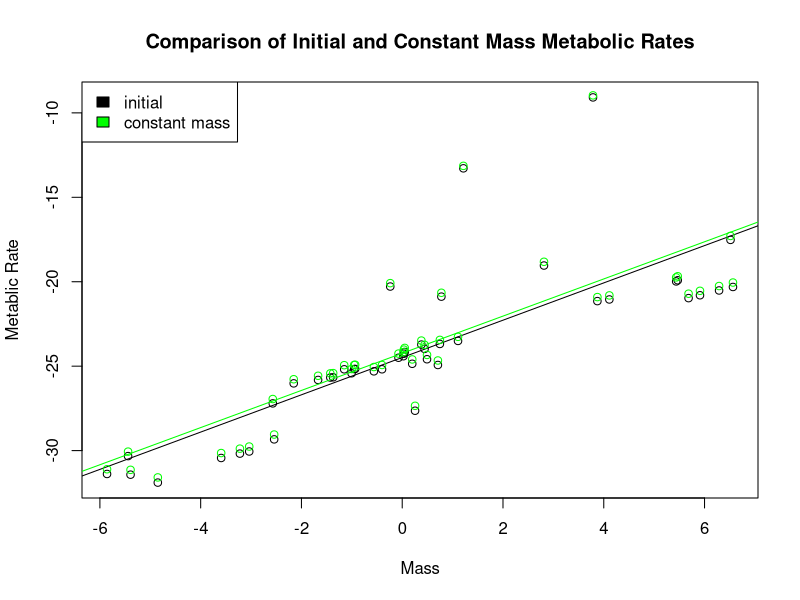
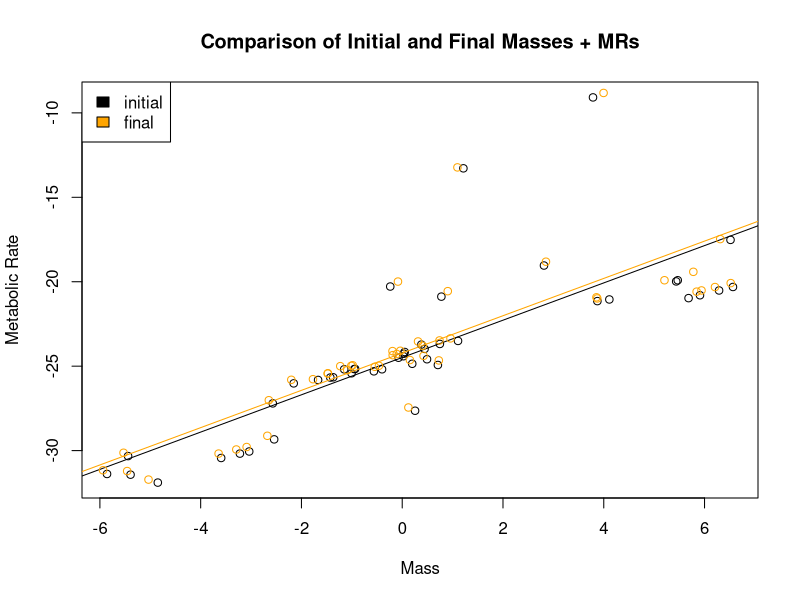
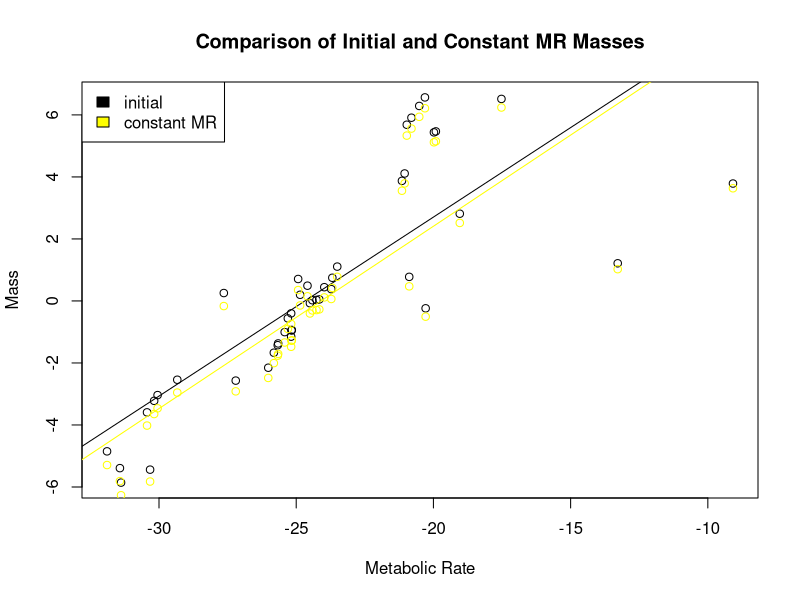
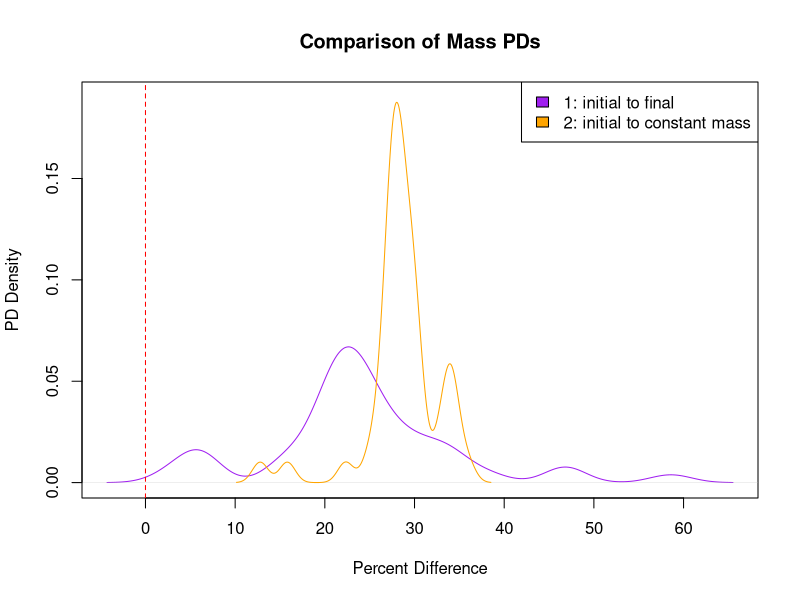
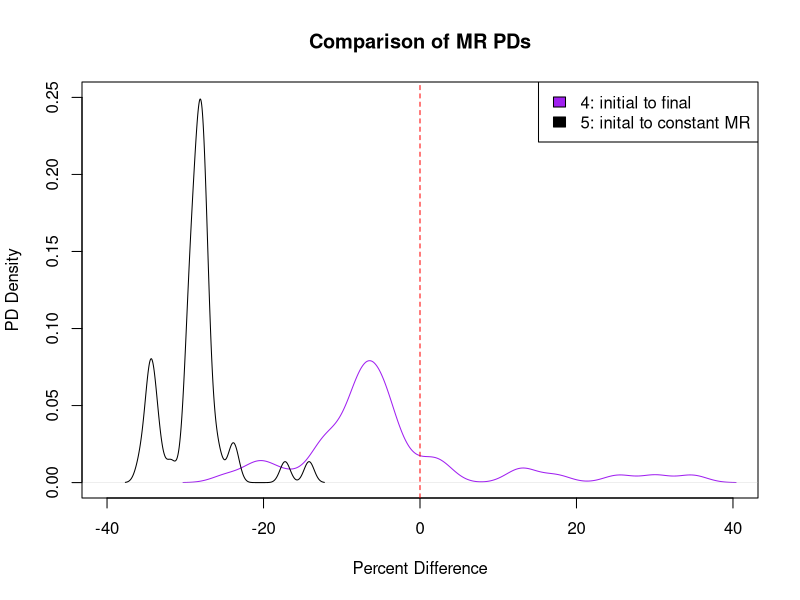
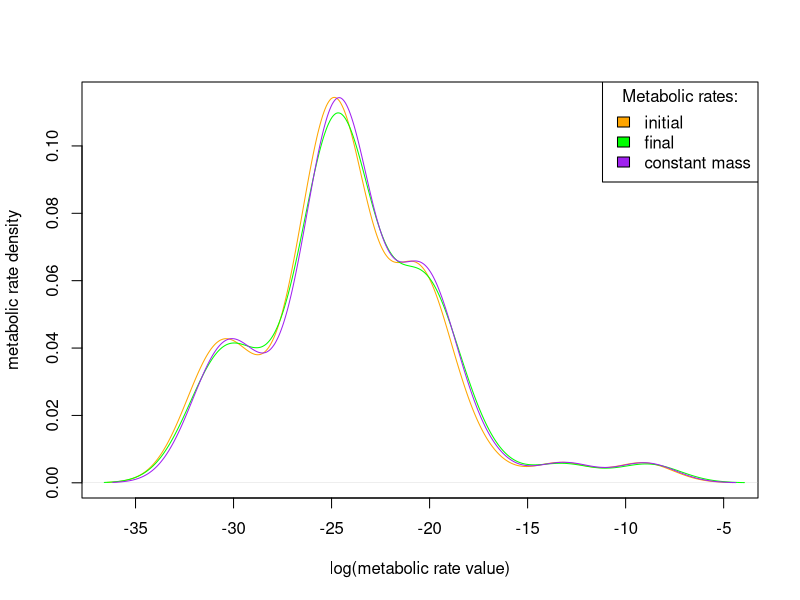
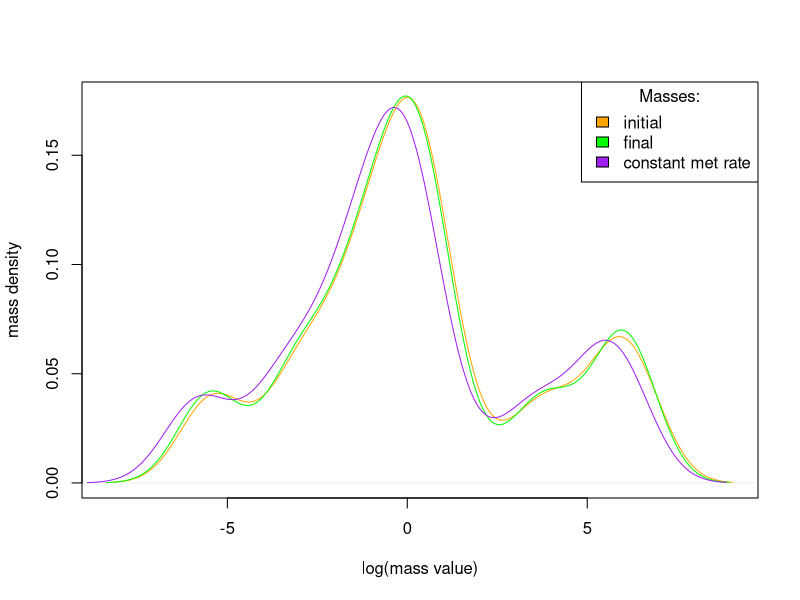
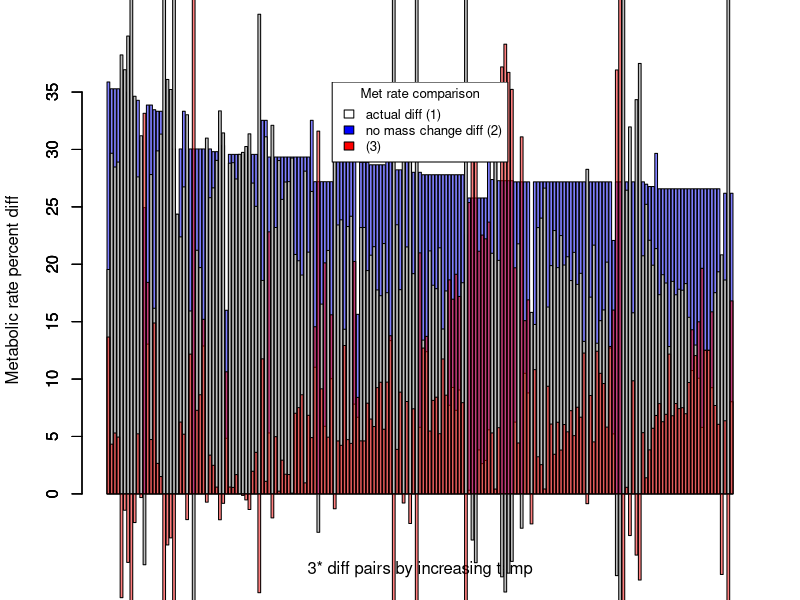

These figures' R source, in order:

#--------------CALCULATING EXPONENTS AND ACTIVATION ENERGY FOR METABOLIC EQUATIONS-------------------------------

### For the metabolic rate equation Metabolic Rate = constant * (Mass ^exponent) * e ^ Activation Energy/kt
### This section uses metabolic rate, temperature, and size data to calculated fitted exponent and activation
### energy for the taxonomic classes for which we could find data. 

# Classes: Branchiopoda, Malacostraca, Maxillopoda
# Data source: Makrieva
MR_data = read.csv("Class_metabolicrates_Makrievadata.csv", stringsAsFactors = FALSE)
Class_list=unique(MR_data$Class)
InvK=1/(273.15+MR_data$TC) #getting all the units correct
Mkg=MR_data$Mg/1000
W=MR_data$qWkg*Mkg
MR_data = cbind(MR_data, InvK, W)

#obtaining class-specific exponents for metabolic rate scaling for Branchiopoda Malacostraca and Maxillopoda
class_slopes=c()
for (current_class in Class_list){
  Class_data=subset(MR_data, MR_data$Class == current_class)
  basic=lm(log(Class_data$W) ~ log(Class_data$Mg) + Class_data$InvK)
  Mslope=basic$coefficients[2]
  Tslope=basic$coefficients[3]
  Ea=Tslope*0.00008617
  class_slopes=rbind(class_slopes, c(current_class, Mslope, Tslope, Ea))
}

# Classes: Amphibia
# Data source: White
MR_Amphi = read.csv("Whiteetal_Amphibiandata.csv", stringsAsFactors = FALSE)
A_InvK=1/(273.15+MR_Amphi$TC)
A_Mkg=MR_Amphi$Mg/1000
MR_Amphi = cbind(MR_Amphi, A_InvK, A_Mkg)
A_basic=lm(log(MR_Amphi$Watts) ~ log(MR_Amphi$A_Mkg) + MR_Amphi$A_InvK)
Mslope=A_basic$coefficients[2]
Tslope=A_basic$coefficients[3]
Ea=Tslope*0.00008617
class_slopes=rbind(class_slopes, c("Amphibia", Mslope, Tslope, Ea))
class_slopes=as.data.frame(class_slopes, stringsAsFactors = FALSE)

# Classes: Actinoperygii
# Data source: Gillooly
#obtaining super-class-specific exponents for metabolic rate scaling in fish
MR_fish = read.csv("gillooly_fish.csv", stringsAsFactors = FALSE)
f_Mkg=MR_fish$Mg/1000
MR_fish = cbind(MR_fish, f_Mkg)
F_basic=lm(log(MR_fish$W) ~ log(MR_fish$f_Mkg) + MR_fish$invK)
Mslope=F_basic$coefficients[2]
Tslope=F_basic$coefficients[3]
Ea=Tslope*0.00008617
class_slopes=rbind(class_slopes, c("Actinoperygii", Mslope, Tslope, Ea))
class_slopes=as.data.frame(class_slopes, stringsAsFactors = FALSE)

#removing unneccesary column and renaming columns
class_values=class_slopes[c(-3)]
names(class_values)[names(class_values) == "V1"] = "Class"
names(class_values)[names(class_values) == "log(Class_data$Mg)"] = "exponent"
names(class_values)[names(class_values) == "Class_data$InvK"] = "Ea"

# Classes: Insecta, Gastropoda, Eurotatoria, Entognatha
# Data source (Insecta only): Chown
# Remaining classes' values from theory
I_class="Insecta"
other_class=c("Gastropoda","Eurotatoria", "Entognatha")
I_slope=0.75
I_Ea=-0.62
Other_Ea=-0.63
other_values=cbind(I_class,I_slope,I_Ea)
for (current_class in other_class){
  current_values=cbind(current_class,I_slope,Other_Ea)
  other_values=rbind(other_values, current_values)
}

other_values = as.data.frame(other_values)
names(other_values)[names(other_values) == "I_class"] = "Class"
names(other_values)[names(other_values) == "I_slope"] = "exponent"
names(other_values)[names(other_values) == "I_Ea"] = "Ea"
class_values = rbind(class_values, other_values)
class_values = transform(class_values, exponent = as.numeric(exponent), Ea = as.numeric(Ea))

#---------------------CREATE THREE DEGREE DATASET----------------------------
### Within a scientific paper, the body size-temperature study may have replicated
### experiments or have slightly different experiments that were conducted. Each experiment
### is called a replicate and was given a unique identifier in "MTEEcto_data.csv". 

# Read in compiled experimental dataset, has one temperature and replicate per row
original_data = read.csv("MTEEcto_data.csv", stringsAsFactors = FALSE, fileEncoding = "latin1")

# Turn unique row names into column in original dataset
original_data = data.frame(as.numeric(rownames(original_data)), original_data)
colnames(original_data)[1] = "row_names"

# Create list of experiment names and respective species
replicate_list_original=unique(original_data$studyID)

# Create dataset containing all temperature pairs within each replicate
all_pairs = c()
for(current_replicate in replicate_list_original){
  single_replicate = subset(original_data, original_data$studyID == current_replicate)
  single_replicate_rownames_combos = combn(single_replicate$row_names, 2)
  single_replicate_rownames_combos = t(single_replicate_rownames_combos)
  single_replicate_temps_combos = combn(single_replicate$temp, 2)
  single_replicate_temps_combos = t(single_replicate_temps_combos)
  single_replicate_masses_combos = combn(single_replicate$mass, 2)
  single_replicate_masses_combos = t(single_replicate_masses_combos)
  single_replicate_combos = cbind(single_replicate_rownames_combos, single_replicate_temps_combos, single_replicate_masses_combos)
  single_replicate_combos = data.frame(single_replicate_combos)
  single_replicate_combos = cbind(current_replicate, single_replicate_combos)
  all_pairs = rbind(all_pairs, single_replicate_combos)
}
names(all_pairs) = c("studyID", "initial_temp_row", "final_temp_row", "initial_temp", "final_temp", "initial_mass", "final_mass")

# Subset dataset to contain only temperature pairs that differ by 3*
all_pairs$temp_diff = all_pairs$final_temp - all_pairs$initial_temp
three_degree_pairs = subset(all_pairs, all_pairs$temp_diff == 3)

# Add species to three degree difference pairs
lookup = original_data[match(three_degree_pairs$studyID, original_data$studyID),]
three_degree_pairs$species = lookup$Species
three_degree_pairs$Class = lookup$Class

# List of species and number of pairs per species
species_duplicates = sort(table(three_degree_pairs$species), decreasing=TRUE)

# Add class-specific values to pairs dataset
store_class_values = class_values[match(three_degree_pairs$Class, class_values$Class),]
three_degree_pairs = cbind(three_degree_pairs, store_class_values$exponent, store_class_values$Ea)
colnames(three_degree_pairs)[11] = "exponent"
colnames(three_degree_pairs)[12] = "Ea"

# List of classes and number of pairs per class
class_distribution = table(three_degree_pairs$Class)

#------------------CALCULATE METABOLIC RATES/MASSES--------------------------

# Use MTE equation to calculate metabolic rates (initial, final, and w/ constant/initial mass)
three_degree_pairs$initial_metrate = (three_degree_pairs$initial_mass ^ three_degree_pairs$exponent) * (exp(((three_degree_pairs$Ea) / (.00008617 * (three_degree_pairs$initial_temp + 273.15)))))
three_degree_pairs$final_metrate = (three_degree_pairs$final_mass ^ three_degree_pairs$exponent) * (exp(((three_degree_pairs$Ea) / (.00008617 * (three_degree_pairs$final_temp + 273.15)))))
three_degree_pairs$constantmass_metrate = (three_degree_pairs$initial_mass ^ three_degree_pairs$exponent) * (exp(((three_degree_pairs$Ea) / (.00008617 * (three_degree_pairs$final_temp + 273.15)))))

# Use rearranged MTE equation to calculate mass w/ constant/initial metabolic rate
three_degree_pairs$constantmetrate_mass = (three_degree_pairs$initial_metrate / (exp(three_degree_pairs$Ea / (.00008617 * (three_degree_pairs$final_temp + 273.15))))) ^ (1 / three_degree_pairs$exponent)

#--------------------EXPLORATORY STATS AND FIGURES-----------------------

### Summary values

# Percent differences for metabolic rates
  # 1: initial to final (empirical), expect increase
  # 2: initial to constant mass (theoretical), expect increase
  # 3: final to constant mass, expect increase
three_degree_pairs$PD_1 = ((three_degree_pairs$final_metrate / three_degree_pairs$initial_metrate) - 1) * 100
three_degree_pairs$PD_2 = ((three_degree_pairs$constantmass_metrate / three_degree_pairs$initial_metrate) - 1) * 100
three_degree_pairs$PD_3 = ((three_degree_pairs$constantmass_metrate / three_degree_pairs$final_metrate) - 1) * 100

# Percent differences for masses
  # 4: initial to final (empirical), expect decrease
  # 5: initial to constant metabolic rate (theoretical), expect decrease
  # 6: final to constant metabolic rate, expect decrease
three_degree_pairs$PD_4 = ((three_degree_pairs$final_mass / three_degree_pairs$initial_mass) - 1) * 100
three_degree_pairs$PD_5 = ((three_degree_pairs$constantmetrate_mass / three_degree_pairs$initial_mass) - 1) * 100
three_degree_pairs$PD_6 = ((three_degree_pairs$constantmetrate_mass / three_degree_pairs$final_mass) - 1) * 100

# Create species dataset
# This code is way awful
library(dplyr)

# Get columns for averages
species_data = three_degree_pairs %>%
  group_by(species) %>%
  #summarise(count = n())
  summarise_each(funs(mean), initial_mass, final_mass, initial_metrate, final_metrate, 
                 constantmass_metrate, constantmetrate_mass, PD_1, PD_2, PD_3, PD_4, PD_5, PD_6) 

# Add in species occurrence values
occurrences = three_degree_pairs %>%
  group_by(species) %>%
  summarise(count = n())

species_data$occurrences = occurrences$count

# Add in class column
lookup_test = lookup[match(species_data$species, three_degree_pairs$species),]
species_data$class = lookup_test$Class

### Figures

# Regression + ANOVA: initial and constant mass
plot(log(species_data$initial_mass), log(species_data$initial_metrate), col = "black", main = "Comparison of Initial and Constant Mass Metabolic Rates", xlab = "Mass", ylab = "Metablic Rate")
legend("topleft", c("initial", "constant mass"), fill = c("black", "green"))
linreg1 = lm(log(species_data$initial_metrate) ~ log(species_data$initial_mass))
print(summary(linreg1))
abline(linreg1, col = "black")
points(log(species_data$initial_mass), log(species_data$constantmass_metrate), col = "green")
linreg2 = lm(log(species_data$constantmass_metrate) ~ log(species_data$initial_mass))
print(summary(linreg2))
abline(linreg2, col = "green")

# Regression + ANOVA: initial and final
plot(log(species_data$initial_mass), log(species_data$initial_metrate), col = "black", main = "Comparison of Initial and Final Masses + MRs", xlab = "Mass", ylab = "Metabolic Rate")
legend("topleft", c("initial", "final"), fill = c("black", "orange"))
linreg3 = lm(log(species_data$initial_metrate) ~ log(species_data$initial_mass))
print(summary(linreg3))
abline(linreg3, col = "black")
points(log(species_data$final_mass), log(species_data$final_metrate), col = "orange")
linreg4 = lm(log(species_data$final_metrate) ~ log(species_data$final_mass))
print(summary(linreg4))
abline(linreg4, col = "orange")

# Regression + ANOVA: initial and constant metabolic rate
plot(log(species_data$initial_metrate), log(species_data$initial_mass), col = "black", main = "Comparison of Initial and Constant MR Masses", xlab = "Metabolic Rate", ylab = "Mass")
legend("topleft", c("initial", "constant MR"), fill = c("black", "yellow"))
linreg5 = lm(log(species_data$initial_mass) ~ log(species_data$initial_metrate))
print(summary(linreg5))
abline(linreg5, col = "black")
points(log(species_data$initial_metrate), log(species_data$constantmetrate_mass), col = "yellow")
linreg6 = lm(log(species_data$constantmetrate_mass) ~ log(species_data$initial_metrate))
print(summary(linreg6))
abline(linreg6, col = "yellow")

# Density plots for t-test for metabolic rate + normality test + t-test
plot(density(species_data$PD_1), col = "purple", ylim = c(0, 0.19), main = "Comparison of Mass PDs", xlab = "Percent Difference", ylab = "PD Density")
legend("topright", c("1: initial to final", "2: initial to constant mass"), fill = c("purple", "orange"))
lines(density(species_data$PD_2), col = "orange")
abline(v = 0, lty = 2, col = "red")
shapiro.test(species_data$PD_1)
shapiro.test(species_data$PD_2)
t.test(species_data$PD_1, species_data$PD_2, paired = TRUE)

# Density plots for t-test for mass + normality test + t-test
plot(density(species_data$PD_4), col = "purple", xlim = c(-40, 40), ylim = c(0, 0.25), main = "Comparison of MR PDs", xlab = "Percent Difference", ylab = "PD Density")
lines(density(species_data$PD_5), col = "black")
legend("topright", c("4: initial to final", "5: inital to constant MR"), fill = c("purple", "black"))
abline(v = 0, lty = 2, col = "red")
shapiro.test(species_data$PD_4)
shapiro.test(species_data$PD_5)
t.test(species_data$PD_4, species_data$PD_5, paired = TRUE)

# Density plot of metabolic rates, log-transformed
plot(density(log(species_data$initial_metrate)), col = "orange", main = "", 
     xlab = "log(metabolic rate value)", ylab = "metabolic rate density")
lines(density(log(species_data$final_metrate)), col = "green")
lines(density(log(species_data$constantmass_metrate)), col = "purple")
legend("topright", c("initial", "final", "constant mass"), title = "Metabolic rates:",
       fill = c("orange", "green", "purple"))

# Density plot of mass values, log-transformed
plot(density(log(species_data$initial_mass)), col = "orange", main = "", 
     xlab = "log(mass value)", ylab = "mass density")
lines(density(log(species_data$final_mass)), col = "green")
lines(density(log(species_data$constantmetrate_mass)), col = "purple")
legend("topright", c("initial", "final", "constant met rate"), title = "Masses:",
       fill = c("orange", "green", "purple"))


### Statistical tests

# ANOVA for regression plots and two-sample t-test for density plots, can't do though

#-----------------------------ABSOLUTE TEMP-------------------------------

# Arrange dataset according to initial temperature
data_by_temp = three_degree_pairs[with(three_degree_pairs, order(initial_temp)), ]

# Barplot of percent differences for metabolic rates; expect 0 < diff3 < diff1 < diff2
barplot(data_by_temp$PD_2, col = rgb(0, 0, 1, 0.5), ylab = "Metabolic rate percent diff", 
        xlab = "3* diff pairs by increasing temp")
barplot(data_by_temp$PD_1, add = T)
barplot(data_by_temp$PD_3, col = rgb(1, 0, 0, 0.5), add = T)
legend("top", c("actual diff (1)", "no mass change diff (2)", "(3)"), cex = 0.8, 
       title = "Met rate comparison", fill = c("white", "blue", "red"))

# Barplot of percent differences for masses; expect 0 > diff4 > diff 5, uncertain diff6
barplot(data_by_temp$PD_5, col = rgb(0, 0, 1, 0.5), ylab = "Mass percent diff", 
        xlab = "3* diff pairs by increasing temp")
barplot(data_by_temp$PD_6, col = rgb(1, 0, 0, 0.5), add = T)
barplot(data_by_temp$PD_4, add = T)
legend("top", c("actual diff (4)", "needed diff (5)", "(6)"), cex = 0.8, title = "Mass comparison", 
       fill = c("white", "blue", "red"))

# Lin reg of scatterplot of difference in metabolic rate when mass is constant
# or changes, larger positive values indicate changing mass keeps met rate closer
# to initial
plot(data_by_temp$initial_temp, data_by_temp$PD_3)
linreg = lm(data_by_temp$PD_3 ~ data_by_temp$initial_temp)
print(summary(linreg))
abline(linreg, lty = 2)
abline(h = 0, col = "red")

# Lin reg of scatterplot of difference in mass when met rate is constant or
# changes, values closer to zero indicate mass change keeps met rate closer to 
# initial
plot(data_by_temp$initial_temp, data_by_temp$PD_6)
linreg = lm(data_by_temp$PD_6 ~ data_by_temp$initial_temp)
print(summary(linreg))
abline(linreg, lty = 2)
abline(h = 0, col = "red")

# Arrange dataset according to class
#three_degree_pairs = three_degree_pairs[with(three_degree_pairs, order(Class)), ]
